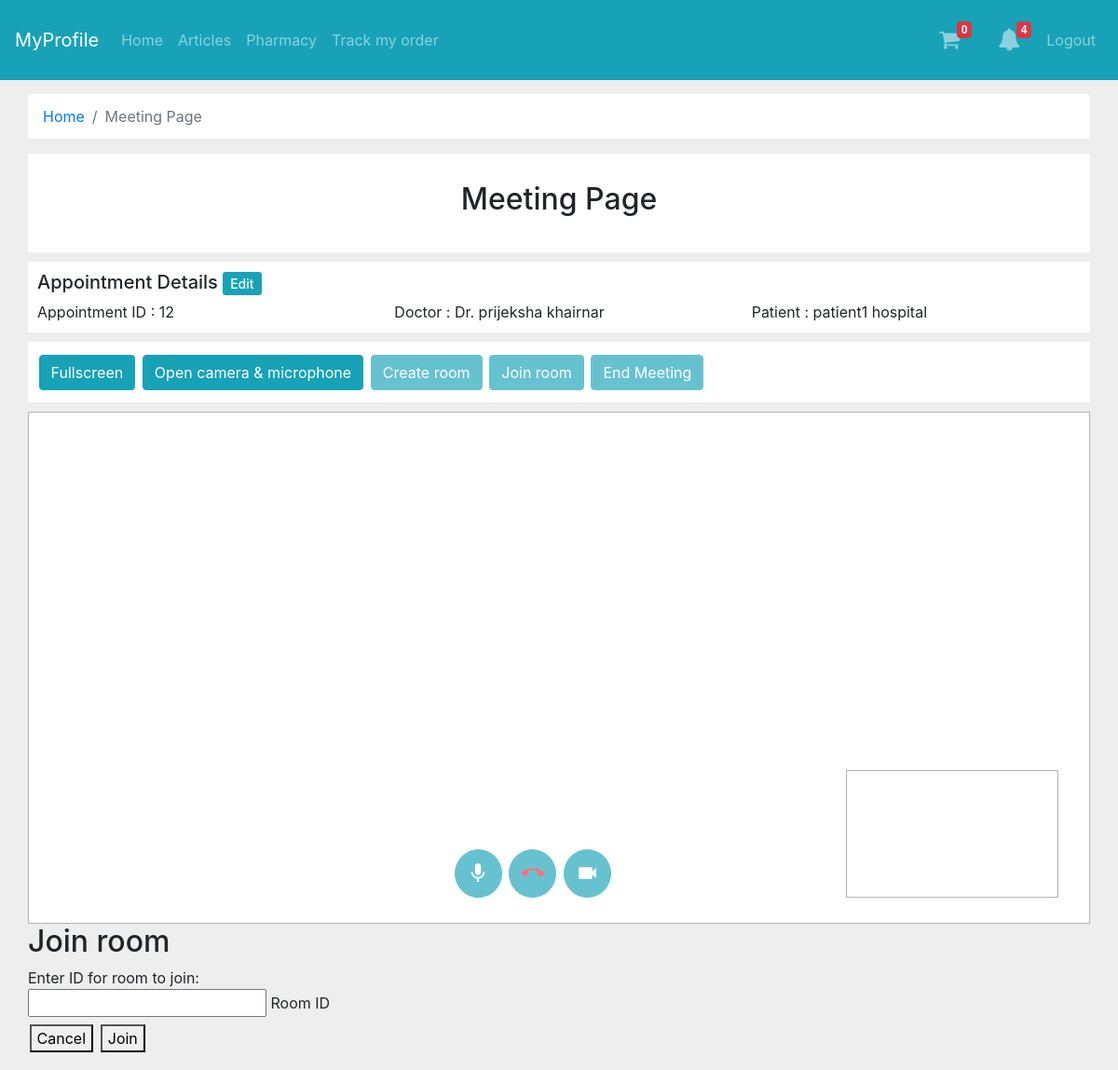
Screenshot of /meeting/12/ (signed in) with the database file from the repository.
### mainapp/models.py (models this page shows, shortened)
class Appointments(models.Model):
    a_status_ch = (
        ('1', 'Pending'),
        ('2', 'Canceled'),
        ('3', 'Confirm'),
        ('4', 'Complete'),
    )
    patient = models.ForeignKey(User, models.SET_NULL, verbose_name='Patient',
                                blank=True, null=True, related_name="patient", limit_choices_to={'is_patient': True}, )
    p_h_problem = models.TextField(verbose_name='Health Problem', blank=True, null=True)
    doctor = models.ForeignKey(User, models.SET_NULL, verbose_name='Doctor',
                               blank=True, null=True, related_name="doctor", limit_choices_to={'is_doctor': True})
    a_status = models.CharField(verbose_name='Appointment Status', max_length=20, choices=a_status_ch,
                                default='1', blank=True, null=True)
    a_date_time = models.DateTimeField(verbose_name='Date And Time', blank=True, null=True)
    a_meeting_id = models.CharField(verbose_name='Appointment Meeting ID', max_length=255, blank=True, null=True)
    checkup_report = models.TextField(verbose_name='Report', blank=True, null=True)
    checkup_report_file = models.FileField(verbose_name='Report File', upload_to='checkupreport/', blank=True,
                                           null=True)
    d_prescription = models.TextField(verbose_name='Doctor Prescription', blank=True, null=True)

class User(AbstractUser):
    user_mobile = models.IntegerField(null=True)
    user_address = models.TextField(verbose_name='Address', blank=True, null=True)
    user_image = models.ImageField(blank=True, null=True, upload_to='profileimages/', )
    is_hospital_staff = models.BooleanField(verbose_name="Hospital Staff", default=False, )
    is_patient = models.BooleanField(verbose_name="Patient", default=False, )
    is_doctor = models.BooleanField(verbose_name="Doctor", default=False, )
    objects = UserManager()
    class Meta:
        verbose_name_plural = '1. Users'

### mainapp/views.py (the view)
# urls.py: path('meeting/<int:aidm>/', views.meeting, name='meeting'),
def meeting(request, aidm):
    objnotify = allnotification(request)
    objapnmt = Appointments.objects.get(id=aidm)
    context = {'objapnmt': objapnmt, 'objnotify': objnotify}
    return render(request, 'meetingpage.html', context)

### mainapp/views.py (called while the page is built, shortened)
def allnotification(request):
    ptosns = None
    stopns = None
    stodns = None
    dtopns = None
    ncount = None
    if request.user.is_staff or request.user.is_hospital_staff:
        ptosns = PtoSNotification.objects.all()
        if ptosns:
            ncount = ptosns.count()
    if request.user.is_doctor:
        stodns = StoDNotification.objects.filter(doctor=request.user.username)
        if stodns:
            ncount = stodns.count()
    return {'ptosns': ptosns,
            'stopns': stopns,
            'stodns': stodns,
            'dtopns': dtopns,
            'ncount': ncount}

### templates/meetingpage.html (shortened to what this page needs)
{% extends "base.html" %}
{%load static%}
{%block headblock%}
<link href="https://unpkg.com/material-components-web@latest/dist/material-components-web.min.css" rel="stylesheet">
{%endblock%}
{%block maincontent%}
<div class="container-fluid">
    <div class="main-body">
        <nav aria-label="breadcrumb" class="main-breadcrumb ">
            <ol class="breadcrumb b-bg-c">
                <li class="breadcrumb-item"><a href="{%url 'index' %}">Home</a></li>
                <li class="breadcrumb-item active" aria-current="page">Meeting Page</li>
            </ol>
        </nav>
        <header>
            <h2>Meeting Page</h2>
        </header>
        <div class="container-fluid" style="background-color: white; padding: 10px; margin-bottom: 10px;">
            <div class="row">
                <div class="col">
                    <h5>Appointment Details {%if request.user.is_doctor%}<a href="{%url 'edit_appointment' objapnmt.id%}" class="btn-sm btn-info">Edit</a>{%endif%}</h5>
                </div>
            </div>
            <div class="row">
                <div class="col">Appointment ID : {{objapnmt.id}} </div>
                <div class="col">Doctor : Dr. {{objapnmt.doctor.first_name}} {{objapnmt.doctor.last_name}} </div>
                <div class="col">Patient : {{objapnmt.patient.first_name}} {{objapnmt.patient.last_name}} </div>
            </div>
        </div>
        <div class="" style="background-color: white;
    padding: 10px;
    margin-bottom: 10px;">
            <div id="buttons">
                <button class="btn btn-info" id="fullscrn" onclick="openFullscreen();">Fullscreen</button>
                <button class="btn btn-info" id="cameraBtn">
                    <span class="mdc-button__label">Open camera & microphone</span>
                </button>
                <button class="btn btn-info" disabled id="createBtn" {%if request.user.is_patient%} style="display: none;" {%endif%}>
                    <span class="mdc-button__label">Create room</span>
                </button>
                <button class="btn btn-info" disabled id="joinBtn">
                    <span class="mdc-button__label">Join room</span>
                </button>
                <button class="btn btn-info" disabled id="hangupBtn">
                    <span class="mdc-button__label">End Meeting</span>
                </button>
                <div class="" style="display: inline-block; font-weight: 400; color: #212529;
            text-align: center; vertical-align: middle; background-color: transparent;
            padding: .375rem .75rem; font-size: 1rem; line-height: 1.5;">
                </div>
            </div>
        </div>
        <div id="videos" style="background: #eee;">
            <video id="remoteVideo" autoplay playsinline></video>
            <video id="localVideo" muted autoplay playsinline></video>
            <div id="mavbd">
                <button class="btn btn-info" disabled style="border-radius: 50%;" id="stpsr" onclick="mutemyaudio();"><i id="maui" class="material-icons" style="font-size: 25px; line-height:unset; ">mic</i></button>
                <button class="btn btn-info" disabled id="EndcallBtn" style="border-radius: 50%;"><i class="material-icons" style="font-size: 25px; line-height:unset; color: #FF2139;">call_end</i></button>
                <button class="btn btn-info" disabled id="strsr" onclick="mutemyvideo();" style="border-radius: 50%;"><i id="mvdi" class="material-icons" style="font-size: 25px; line-height:unset;">videocam</i></button>
            </div>
        </div>
        <div class="mdc-dialog" id="room-dialog" role="alertdialog" aria-modal="true" aria-labelledby="my-dialog-title" aria-describedby="my-dialog-content">
            <div class="mdc-dialog__container">
                <div class="mdc-dialog__surface">
                    <h2 class="mdc-dialog__title" id="my-dialog-title">Join room</h2>
                    <div class="mdc-dialog__content" id="my-dialog-content">
                        Enter ID for room to join:
                        <div class="mdc-text-field">
                            <input type="text" id="room-id" class="mdc-text-field__input">
                            <label class="mdc-floating-label" for="my-text-field">Room ID</label>
                        </div>
                    </div>
                    <footer class="mdc-dialog__actions">
                        <button type="button" class="mdc-button mdc-dialog__button" data-mdc-dialog-action="no">
                            <span class="mdc-button__label">Cancel</span>
                        </button>
                        <button id="confirmJoinBtn" type="button" class="mdc-button mdc-dialog__button" data-mdc-dialog-action="yes">
                            <span class="mdc-button__label">Join</span>
                        </button>
                    </footer>
                </div>
            </div>
        </div>
    </div>
</div>
{%endblock%}

### templates/base.html (style rules this page uses)
header { background-color: white; padding: 30px; text-align: center; font-size: 35px; margin-bottom: 10px; }
.b-bg-c { background-color: white; }

### templates/meetingpage.html (style rules this page uses)
body { background: #eee; }
.main-body { padding: 15px; }
button { margin: 0.2em 0.1em; }
#videos { position: relative; max-height: 550px; }
#remoteVideo { width: 100%; max-height: 550px; background: #fff; border: solid 1px rgba(0, 0, 0, 0.3); }
#localVideo { width: 20%; height: 25%; position: absolute; background: #fff; border: solid 1px rgba(0, 0, 0, 0.3); top: 70%; right: 3%; }
#mavbd { position: absolute; left: 40%; top: 85%; max-height: 700px; }

### rows the page displays
Appointments: id "12", doctor.first_name "prijeksha", doctor.last_name "khairnar", patient.first_name "patient1", patient.last_name "hospital"

### other values shown
{{ objnotify.ncount }} "4"
